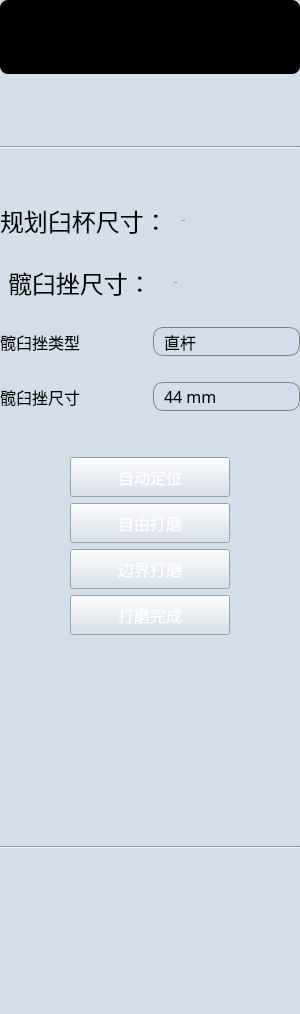
<?xml version="1.0" encoding="UTF-8"?>
<ui version="4.0">
 <class>QContusionControls</class>
 <widget class="QWidget" name="QContusionControls">
  <property name="geometry">
   <rect>
    <x>0</x>
    <y>0</y>
    <width>300</width>
    <height>1014</height>
   </rect>
  </property>
  <property name="sizePolicy">
   <sizepolicy hsizetype="Preferred" vsizetype="Preferred">
    <horstretch>0</horstretch>
    <verstretch>0</verstretch>
   </sizepolicy>
  </property>
  <property name="minimumSize">
   <size>
    <width>300</width>
    <height>0</height>
   </size>
  </property>
  <property name="maximumSize">
   <size>
    <width>300</width>
    <height>16777215</height>
   </size>
  </property>
  <property name="windowTitle">
   <string>硬件准备</string>
  </property>
  <property name="styleSheet">
   <string notr="true">background:#d4deea;</string>
  </property>
  <property name="currentIndex" stdset="0">
   <number>0</number>
  </property>
  <widget class="QWidget" name="widget" native="true">
   <property name="geometry">
    <rect>
     <x>0</x>
     <y>0</y>
     <width>300</width>
     <height>1014</height>
    </rect>
   </property>
   <property name="styleSheet">
    <string notr="true"/>
   </property>
   <layout class="QVBoxLayout" name="verticalLayout_4">
    <item>
     <widget class="QWidget" name="widget_2" native="true">
      <property name="sizePolicy">
       <sizepolicy hsizetype="Preferred" vsizetype="Minimum">
        <horstretch>0</horstretch>
        <verstretch>0</verstretch>
       </sizepolicy>
      </property>
      <property name="minimumSize">
       <size>
        <width>0</width>
        <height>74</height>
       </size>
      </property>
      <property name="maximumSize">
       <size>
        <width>16777215</width>
        <height>80</height>
       </size>
      </property>
      <property name="styleSheet">
       <string notr="true">border-radius: 8px;
background-color: rgb(0, 0, 0);
</string>
      </property>
      <layout class="QGridLayout" name="gridLayout_3"/>
     </widget>
    </item>
    <item>
     <spacer name="verticalSpacer_10">
      <property name="orientation">
       <enum>Qt::Vertical</enum>
      </property>
      <property name="sizeType">
       <enum>QSizePolicy::Fixed</enum>
      </property>
      <property name="sizeHint" stdset="0">
       <size>
        <width>20</width>
        <height>57</height>
       </size>
      </property>
     </spacer>
    </item>
    <item>
     <widget class="Line" name="line_5">
      <property name="minimumSize">
       <size>
        <width>0</width>
        <height>20</height>
       </size>
      </property>
      <property name="styleSheet">
       <string notr="true">border-image: url(:/org.mitk.lancet.contusion/image/fenge.png);
</string>
      </property>
      <property name="orientation">
       <enum>Qt::Horizontal</enum>
      </property>
     </widget>
    </item>
    <item>
     <spacer name="verticalSpacer_5">
      <property name="orientation">
       <enum>Qt::Vertical</enum>
      </property>
      <property name="sizeType">
       <enum>QSizePolicy::Fixed</enum>
      </property>
      <property name="sizeHint" stdset="0">
       <size>
        <width>20</width>
        <height>40</height>
       </size>
      </property>
     </spacer>
    </item>
    <item>
     <layout class="QHBoxLayout" name="horizontalLayout_12">
      <property name="topMargin">
       <number>0</number>
      </property>
      <item>
       <widget class="QLabel" name="label_4">
        <property name="minimumSize">
         <size>
          <width>150</width>
          <height>0</height>
         </size>
        </property>
        <property name="maximumSize">
         <size>
          <width>16777215</width>
          <height>16777215</height>
         </size>
        </property>
        <property name="font">
         <font>
          <family>黑体</family>
          <pointsize>18</pointsize>
         </font>
        </property>
        <property name="text">
         <string>规划臼杯尺寸：</string>
        </property>
        <property name="alignment">
         <set>Qt::AlignLeading|Qt::AlignLeft|Qt::AlignVCenter</set>
        </property>
       </widget>
      </item>
      <item>
       <widget class="QDoubleSpinBox" name="doubleSpinBox_CupSize">
        <property name="maximumSize">
         <size>
          <width>120</width>
          <height>16777215</height>
         </size>
        </property>
        <property name="font">
         <font>
          <family>Arial</family>
          <pointsize>-1</pointsize>
          <weight>50</weight>
          <italic>false</italic>
          <bold>false</bold>
         </font>
        </property>
        <property name="styleSheet">
         <string notr="true">QDoubleSpinBox{
border-radius: 5px;
background-color: transparent;
font:36px 'Arial';
}</string>
        </property>
        <property name="readOnly">
         <bool>true</bool>
        </property>
        <property name="buttonSymbols">
         <enum>QAbstractSpinBox::NoButtons</enum>
        </property>
        <property name="prefix">
         <string/>
        </property>
        <property name="suffix">
         <string>mm</string>
        </property>
        <property name="decimals">
         <number>1</number>
        </property>
       </widget>
      </item>
     </layout>
    </item>
    <item>
     <spacer name="verticalSpacer_6">
      <property name="orientation">
       <enum>Qt::Vertical</enum>
      </property>
      <property name="sizeType">
       <enum>QSizePolicy::Fixed</enum>
      </property>
      <property name="sizeHint" stdset="0">
       <size>
        <width>20</width>
        <height>20</height>
       </size>
      </property>
     </spacer>
    </item>
    <item>
     <layout class="QHBoxLayout" name="horizontalLayout_13">
      <property name="topMargin">
       <number>0</number>
      </property>
      <item>
       <widget class="QLabel" name="label_5">
        <property name="minimumSize">
         <size>
          <width>150</width>
          <height>0</height>
         </size>
        </property>
        <property name="maximumSize">
         <size>
          <width>96</width>
          <height>16777215</height>
         </size>
        </property>
        <property name="font">
         <font>
          <family>黑体</family>
          <pointsize>18</pointsize>
         </font>
        </property>
        <property name="text">
         <string>髋臼挫尺寸：</string>
        </property>
        <property name="alignment">
         <set>Qt::AlignLeading|Qt::AlignLeft|Qt::AlignVCenter</set>
        </property>
       </widget>
      </item>
      <item>
       <widget class="QDoubleSpinBox" name="doubleSpinBox_ActeabulumSize">
        <property name="maximumSize">
         <size>
          <width>120</width>
          <height>16777215</height>
         </size>
        </property>
        <property name="font">
         <font>
          <family>Arial</family>
          <pointsize>-1</pointsize>
          <weight>50</weight>
          <italic>false</italic>
          <bold>false</bold>
         </font>
        </property>
        <property name="styleSheet">
         <string notr="true">QDoubleSpinBox{
border-radius: 5px;
background-color: transparent;
font:36px 'Arial';
}</string>
        </property>
        <property name="readOnly">
         <bool>true</bool>
        </property>
        <property name="buttonSymbols">
         <enum>QAbstractSpinBox::NoButtons</enum>
        </property>
        <property name="suffix">
         <string>mm</string>
        </property>
        <property name="decimals">
         <number>1</number>
        </property>
       </widget>
      </item>
     </layout>
    </item>
    <item>
     <spacer name="verticalSpacer">
      <property name="orientation">
       <enum>Qt::Vertical</enum>
      </property>
      <property name="sizeType">
       <enum>QSizePolicy::Fixed</enum>
      </property>
      <property name="sizeHint" stdset="0">
       <size>
        <width>20</width>
        <height>20</height>
       </size>
      </property>
     </spacer>
    </item>
    <item>
     <layout class="QGridLayout" name="gridLayout">
      <item row="3" column="0">
       <widget class="QLabel" name="label_3">
        <property name="font">
         <font>
          <family>黑体</family>
          <pointsize>12</pointsize>
         </font>
        </property>
        <property name="text">
         <string>髋臼挫尺寸</string>
        </property>
       </widget>
      </item>
      <item row="1" column="1">
       <widget class="QComboBox" name="comboBox_TCPType">
        <property name="font">
         <font>
          <family>黑体</family>
          <pointsize>12</pointsize>
         </font>
        </property>
        <property name="styleSheet">
         <string notr="true">QComboBox {
    border: 1px solid gray;
    border-radius: 10px;
    padding: 1px 2px 1px 10px; 
}
QComboBox::drop-down {
    subcontrol-origin: padding;
    subcontrol-position: top right; 
    border-left-width: 1px;
    border-left-color: darkgray;
}
QComboBox::down-arrow {    
	image: url(:/org.mitk.lancet.contusion//login/down1.png);
}</string>
        </property>
        <item>
         <property name="text">
          <string>直杆</string>
         </property>
        </item>
        <item>
         <property name="text">
          <string>弯杆</string>
         </property>
        </item>
       </widget>
      </item>
      <item row="1" column="0">
       <widget class="QLabel" name="label_2">
        <property name="font">
         <font>
          <family>黑体</family>
          <pointsize>12</pointsize>
         </font>
        </property>
        <property name="text">
         <string>髋臼挫类型</string>
        </property>
       </widget>
      </item>
      <item row="2" column="0">
       <spacer name="verticalSpacer_3">
        <property name="orientation">
         <enum>Qt::Vertical</enum>
        </property>
        <property name="sizeType">
         <enum>QSizePolicy::Fixed</enum>
        </property>
        <property name="sizeHint" stdset="0">
         <size>
          <width>20</width>
          <height>20</height>
         </size>
        </property>
       </spacer>
      </item>
      <item row="3" column="1">
       <widget class="QComboBox" name="comboBox_PlanCupSize">
        <property name="sizePolicy">
         <sizepolicy hsizetype="Preferred" vsizetype="Fixed">
          <horstretch>0</horstretch>
          <verstretch>0</verstretch>
         </sizepolicy>
        </property>
        <property name="font">
         <font>
          <family>黑体</family>
          <pointsize>12</pointsize>
         </font>
        </property>
        <property name="styleSheet">
         <string notr="true">QComboBox {
    border: 1px solid gray;
    border-radius: 10px;
    padding: 1px 2px 1px 10px; 
}
QComboBox::drop-down {
    subcontrol-origin: padding;
    subcontrol-position: top right; 
    border-left-width: 1px;
    border-left-color: darkgray;
}
QComboBox::down-arrow {    
	image: url(:/org.mitk.lancet.contusion/login/down1.png);
}
QComboBox QAbstractItemView::item { 
	min-height: 20px; 
}
</string>
        </property>
        <property name="currentIndex">
         <number>0</number>
        </property>
        <item>
         <property name="text">
          <string>44 mm</string>
         </property>
        </item>
        <item>
         <property name="text">
          <string>46 mm</string>
         </property>
        </item>
        <item>
         <property name="text">
          <string>48 mm</string>
         </property>
        </item>
        <item>
         <property name="text">
          <string>50 mm</string>
         </property>
        </item>
        <item>
         <property name="text">
          <string>52 mm</string>
         </property>
        </item>
        <item>
         <property name="text">
          <string>54 mm</string>
         </property>
        </item>
        <item>
         <property name="text">
          <string>56 mm</string>
         </property>
        </item>
        <item>
         <property name="text">
          <string>58 mm</string>
         </property>
        </item>
        <item>
         <property name="text">
          <string>60 mm</string>
         </property>
        </item>
        <item>
         <property name="text">
          <string>62 mm</string>
         </property>
        </item>
       </widget>
      </item>
     </layout>
    </item>
    <item>
     <spacer name="verticalSpacer_4">
      <property name="orientation">
       <enum>Qt::Vertical</enum>
      </property>
      <property name="sizeType">
       <enum>QSizePolicy::Fixed</enum>
      </property>
      <property name="sizeHint" stdset="0">
       <size>
        <width>20</width>
        <height>40</height>
       </size>
      </property>
     </spacer>
    </item>
    <item>
     <layout class="QHBoxLayout" name="horizontalLayout">
      <item>
       <spacer name="horizontalSpacer">
        <property name="orientation">
         <enum>Qt::Horizontal</enum>
        </property>
        <property name="sizeHint" stdset="0">
         <size>
          <width>40</width>
          <height>20</height>
         </size>
        </property>
       </spacer>
      </item>
      <item>
       <widget class="QPushButton" name="pBtnAutoOrientation">
        <property name="sizePolicy">
         <sizepolicy hsizetype="Preferred" vsizetype="Preferred">
          <horstretch>0</horstretch>
          <verstretch>0</verstretch>
         </sizepolicy>
        </property>
        <property name="minimumSize">
         <size>
          <width>160</width>
          <height>40</height>
         </size>
        </property>
        <property name="font">
         <font>
          <family>黑体</family>
          <pointsize>12</pointsize>
         </font>
        </property>
        <property name="styleSheet">
         <string notr="true">QPushButton{
	border-image: url(:/org.mitk.lancet.contusion/image/default.png);
	color:white;
}
QPushButton::hover
{
	border-image: url(:/org.mitk.lancet.contusion/image/on.png);
	color:balck;
}
QPushButton::disabled
{
	border-image: url(:/org.mitk.lancet.contusion/image/disabled.png);	
	color: rgb(153, 153, 153);
}
QPushButton:pressed{
	padding-left:6px;
	padding-top:6px;
}</string>
        </property>
        <property name="text">
         <string>自动定位</string>
        </property>
        <property name="autoDefault">
         <bool>false</bool>
        </property>
        <property name="default">
         <bool>false</bool>
        </property>
       </widget>
      </item>
      <item>
       <spacer name="horizontalSpacer_2">
        <property name="orientation">
         <enum>Qt::Horizontal</enum>
        </property>
        <property name="sizeHint" stdset="0">
         <size>
          <width>40</width>
          <height>20</height>
         </size>
        </property>
       </spacer>
      </item>
     </layout>
    </item>
    <item>
     <layout class="QHBoxLayout" name="horizontalLayout_7">
      <item>
       <spacer name="horizontalSpacer_15">
        <property name="orientation">
         <enum>Qt::Horizontal</enum>
        </property>
        <property name="sizeHint" stdset="0">
         <size>
          <width>40</width>
          <height>20</height>
         </size>
        </property>
       </spacer>
      </item>
      <item>
       <widget class="QPushButton" name="pBtnAutoPolish">
        <property name="minimumSize">
         <size>
          <width>160</width>
          <height>40</height>
         </size>
        </property>
        <property name="font">
         <font>
          <family>黑体</family>
          <pointsize>12</pointsize>
         </font>
        </property>
        <property name="styleSheet">
         <string notr="true">QPushButton{
	border-image: url(:/org.mitk.lancet.contusion/image/default.png);
	color:white;
}
QPushButton::hover
{
	border-image: url(:/org.mitk.lancet.contusion/image/on.png);
	color:balck;
}
QPushButton::disabled
{
	border-image: url(:/org.mitk.lancet.contusion/image/disabled.png);	
	color: rgb(153, 153, 153);
}
QPushButton:pressed{
	padding-left:6px;
	padding-top:6px;
}</string>
        </property>
        <property name="text">
         <string>自由打磨</string>
        </property>
       </widget>
      </item>
      <item>
       <spacer name="horizontalSpacer_16">
        <property name="orientation">
         <enum>Qt::Horizontal</enum>
        </property>
        <property name="sizeHint" stdset="0">
         <size>
          <width>40</width>
          <height>20</height>
         </size>
        </property>
       </spacer>
      </item>
     </layout>
    </item>
    <item>
     <layout class="QHBoxLayout" name="horizontalLayout_2">
      <item>
       <spacer name="horizontalSpacer_3">
        <property name="orientation">
         <enum>Qt::Horizontal</enum>
        </property>
        <property name="sizeHint" stdset="0">
         <size>
          <width>40</width>
          <height>20</height>
         </size>
        </property>
       </spacer>
      </item>
      <item>
       <widget class="QPushButton" name="phBtnBorderPolish">
        <property name="minimumSize">
         <size>
          <width>160</width>
          <height>40</height>
         </size>
        </property>
        <property name="font">
         <font>
          <family>黑体</family>
          <pointsize>12</pointsize>
         </font>
        </property>
        <property name="styleSheet">
         <string notr="true">QPushButton{
	border-image: url(:/org.mitk.lancet.contusion/image/default.png);
	color:white;
}
QPushButton::hover
{
	border-image: url(:/org.mitk.lancet.contusion/image/on.png);
	color:balck;
}
QPushButton::disabled
{
	border-image: url(:/org.mitk.lancet.contusion/image/disabled.png);	
	color: rgb(153, 153, 153);
}
QPushButton:pressed{
	padding-left:6px;
	padding-top:6px;
}</string>
        </property>
        <property name="text">
         <string>边界打磨</string>
        </property>
       </widget>
      </item>
      <item>
       <spacer name="horizontalSpacer_4">
        <property name="orientation">
         <enum>Qt::Horizontal</enum>
        </property>
        <property name="sizeHint" stdset="0">
         <size>
          <width>40</width>
          <height>20</height>
         </size>
        </property>
       </spacer>
      </item>
     </layout>
    </item>
    <item>
     <layout class="QHBoxLayout" name="horizontalLayout_5">
      <item>
       <spacer name="horizontalSpacer_9">
        <property name="orientation">
         <enum>Qt::Horizontal</enum>
        </property>
        <property name="sizeHint" stdset="0">
         <size>
          <width>40</width>
          <height>20</height>
         </size>
        </property>
       </spacer>
      </item>
      <item>
       <widget class="QPushButton" name="phBtnPolishFinish">
        <property name="minimumSize">
         <size>
          <width>160</width>
          <height>40</height>
         </size>
        </property>
        <property name="font">
         <font>
          <family>黑体</family>
          <pointsize>12</pointsize>
         </font>
        </property>
        <property name="styleSheet">
         <string notr="true">QPushButton{
	border-image: url(:/org.mitk.lancet.contusion/image/default.png);
	color:white;
}
QPushButton::hover
{
	border-image: url(:/org.mitk.lancet.contusion/image/on.png);
	color:balck;
}
QPushButton::disabled
{
	border-image: url(:/org.mitk.lancet.contusion/image/disabled.png);	
	color: rgb(153, 153, 153);
}
QPushButton:pressed{
	padding-left:6px;
	padding-top:6px;
}</string>
        </property>
        <property name="text">
         <string>打磨完成</string>
        </property>
       </widget>
      </item>
      <item>
       <spacer name="horizontalSpacer_10">
        <property name="orientation">
         <enum>Qt::Horizontal</enum>
        </property>
        <property name="sizeHint" stdset="0">
         <size>
          <width>40</width>
          <height>20</height>
         </size>
        </property>
       </spacer>
      </item>
     </layout>
    </item>
    <item>
     <spacer name="verticalSpacer_2">
      <property name="orientation">
       <enum>Qt::Vertical</enum>
      </property>
      <property name="sizeHint" stdset="0">
       <size>
        <width>20</width>
        <height>120</height>
       </size>
      </property>
     </spacer>
    </item>
    <item>
     <widget class="Line" name="line_8">
      <property name="minimumSize">
       <size>
        <width>0</width>
        <height>20</height>
       </size>
      </property>
      <property name="styleSheet">
       <string notr="true">border-image: url(:/org.mitk.lancet.contusion/image/fenge.png);
</string>
      </property>
      <property name="orientation">
       <enum>Qt::Horizontal</enum>
      </property>
     </widget>
    </item>
    <item>
     <widget class="QWidget" name="widgetInfo" native="true">
      <property name="minimumSize">
       <size>
        <width>0</width>
        <height>105</height>
       </size>
      </property>
      <property name="styleSheet">
       <string notr="true"/>
      </property>
      <widget class="QLabel" name="label">
       <property name="geometry">
        <rect>
         <x>2</x>
         <y>2</y>
         <width>54</width>
         <height>16</height>
        </rect>
       </property>
       <property name="font">
        <font>
         <family>黑体</family>
         <pointsize>12</pointsize>
        </font>
       </property>
       <property name="text">
        <string/>
       </property>
      </widget>
     </widget>
    </item>
    <item>
     <widget class="QWidget" name="widget_3" native="true">
      <property name="minimumSize">
       <size>
        <width>0</width>
        <height>40</height>
       </size>
      </property>
     </widget>
    </item>
   </layout>
  </widget>
 </widget>
 <resources>
  <include location="../../resources/resources.qrc"/>
 </resources>
 <connections/>
 <slots>
  <slot>on_HardWareWidget_currentChanged(int)</slot>
 </slots>
</ui>
